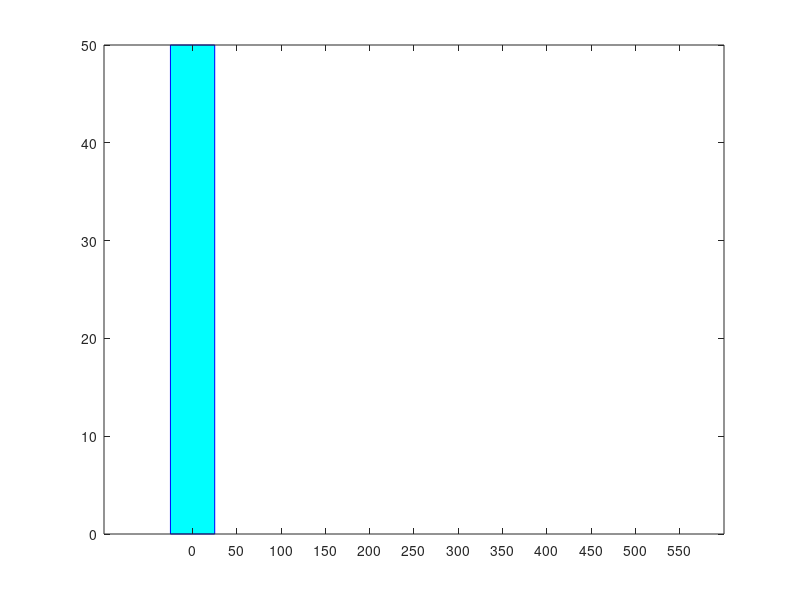

Source code (MATLAB):
data=load('train_modified.csv');
X=data(:,1:6);
y=data(:,7);

xfare=X(:,6);
bincnt=zeros(1,50);

for i=1:length(X)
  if (xfare(i)<=50 && y(i)==1)
    bincnt(1)=bincnt(1)+1;
  elseif (xfare(i)>50 && xfare(i)<=100 && y(i)==1)
    bincnt(2)=bincnt(2)+1; 
  elseif (xfare(i)>100 && xfare(i)<=150 && y(i)==1)
    bincnt(3)=bincnt(3)+1; 
  elseif (xfare(i)>150 && xfare(i)<=200 && y(i)==1)
    bincnt(4)=bincnt(4)+1;  
  elseif (xfare(i)>200 && xfare(i)<=250 && y(i)==1)
    bincnt(5)=bincnt(5)+1; 
  elseif (xfare(i)>250 && xfare(i)<=300 && y(i)==1)
    bincnt(6)=bincnt(6)+1; 
  elseif (xfare(i)>300 && xfare(i)<=350 && y(i)==1)
    bincnt(7)=bincnt(7)+1; 
  elseif (xfare(i)>350 && xfare(i)<=400 && y(i)==1)
    bincnt(8)=bincnt(8)+1;
  elseif (xfare(i)>400 && xfare(i)<=450 && y(i)==1)
    bincnt(9)=bincnt(9)+1; 
  elseif (xfare(i)>450 && xfare(i)<=500 && y(i)==1)
    bincnt(10)=bincnt(10)+1; 
  elseif (xfare(i)>500 && xfare(i)<=550 && y(i)==1)
    bincnt(11)=bincnt(11)+1;
  endif;
end

hist(bincnt,0:50:550,"facecolor", "c", "edgecolor", "b");


